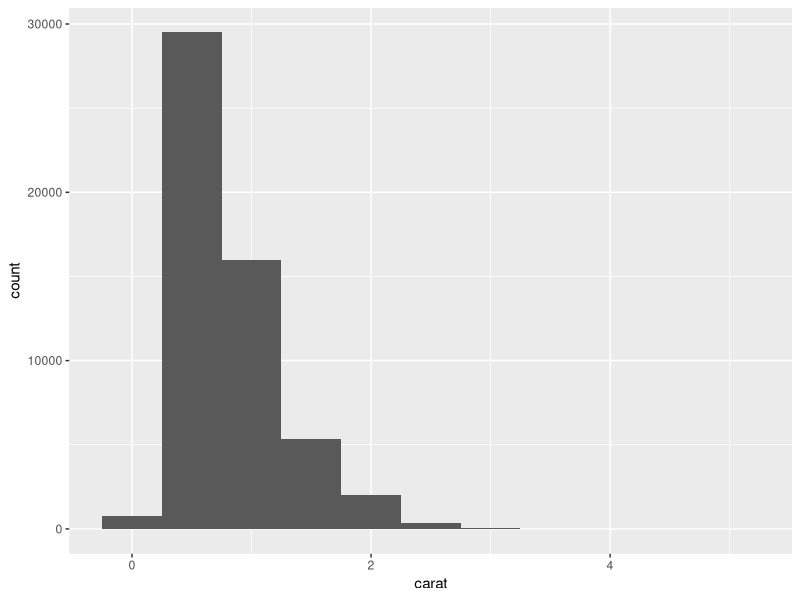

The R source for this figure:
# install.packages('ggplot2')
# install.packages('dplyr')

library(ggplot2)
library(dplyr)

## Template:
# ggplot(data = <DATA>) +
#   <GEOM_FUNCTION>(
#     mapping = aes(<MAPPINGS>),
#     stat = <STAT>,
#     position = <POSITION>
#   ) +
#   <COORDINATE_FUNCTION> +
#   <FACET_FUNCTION>

# mpg

# ggplot(data = mpg) +
#   geom_point(mapping = aes(x = displ, y = hwy))

## Above chart does not show overlapping points
## To show the overlapping points, use 'jitter' as position
# ggplot(data = mpg) +
#   geom_point(mapping = aes(x = displ, y = hwy),
#              position = "jitter")

# ggplot(data = mpg) + 
#   geom_point(mapping = aes(x = displ, y = hwy, 
#                            shape = class))

## Set the aesthetic ('color' property in this example) manually
# ggplot(data = mpg) + 
#   geom_point(mapping = aes(x = displ, y = hwy),
#              color = "blue")

## Set the aesthetic ('shape' property in this example) manually
# ggplot(data = mpg) + 
#   geom_point(mapping = aes(x = displ, y = hwy),
#              shape = 24)


## Set conditions for coloring
# ggplot(data = mpg) +
#   geom_point(mapping = aes(x = displ, y = hwy, color = displ < 5))

## Draw multiple charts based on different classes
# ggplot(data = mpg) +
#   geom_point(mapping = aes(x = displ, y = hwy))+
#   facet_wrap(~ class, nrow = 3)

## Draw multiple charts based on 2 properties
## Sample 1
# ggplot(data = mpg) +
#   geom_point(mapping = aes(x = displ, y = hwy))+
#   facet_grid(drv ~ cyl)
## Sample 2
# ggplot(data = mpg) +
#   geom_point(mapping = aes(x = displ, y = hwy))+
#   facet_grid(drv ~ .)

## Get help for facet_wrap, run the following command
# ?facet_wrap


## geom_smooth with categorization by 'linetype'
# ggplot(data = mpg) + 
#   geom_smooth(mapping = aes(x = displ, y = hwy, linetype = drv))

## Do not show legend by 'show.legent = FALSE'
# ggplot(data = mpg) + 
#   geom_smooth(mapping = aes(x = displ, y = hwy, color = drv),
#               show.legend = FALSE)


## Two charts (plots) in a single plot
# ggplot(data = mpg, mapping = aes(x = displ, y = hwy)) + 
#   geom_point() +
#   geom_smooth()

## Filtering in chart (plot)
# ggplot(data = mpg, mapping = aes(x = displ, y = hwy)) + 
#   geom_point(mapping = aes(color = class)) +
#   geom_smooth(
#     data = filter(mpg, class == "subcompact"),
#     se = FALSE
#   )

## Diamonds dataset
# diamonds

## Bar chart
## The default stat is count. It counts the number of times 
## each x axis feature has occurred and shows the count in y axis
# ggplot(data = diamonds) +
#   geom_bar(mapping = aes(x = cut))

## stat = "identity" example
## Identity stat displays the real value of each x axis features
# a <- c("bar1", "bar2", "bar3")
# b <- c(10, 20, 30)
# da <- data.frame(a, b)
# ggplot(data = da) +
#   geom_bar(mapping = aes(x = a, y = b), stat = "identity")

## proportinal x axis features compared with each other
# ggplot(data = diamonds) + 
#   geom_bar(mapping = aes(x = cut, y = ..prop.., group = 1))


## To show the summary of each x axis feature on y axis
# ggplot(data = diamonds) + 
#   stat_summary(
#     mapping = aes(x = cut, y = price),
#     fun.ymin = min,
#     fun.ymax = max,
#     fun.y = median
#   )

## Make colorful groups
## Difference between color and fill
## Color: paints the border
## Fill: paints the whole bar
# ggplot(data = diamonds) + 
#   geom_bar(mapping = aes(x = cut, color = cut))
# ggplot(data = diamonds) + 
#   geom_bar(mapping = aes(x = cut, fill = cut))
## If the x axis and 'fill' properties are different features, the bars
## are stacked on each other
# ggplot(data = diamonds) +
#   geom_bar(mapping = aes(x = cut, fill = clarity))

## To avoid stack, we can use different 'position's like
## 'identity': stacks on each other 
## 'fill': like 'stack, 'identity', but bars are of the same height
## 'dodge': represents each bar separately 
# ggplot(data = diamonds,
#        mapping = aes(x = cut, fill = clarity)) +
#   geom_bar(position = "dodge")

## Change or inverse the x axis and y axis by 'coord_flip'
# ggplot(data = mpg, 
#        mapping = aes(x = class, y = displ))+
#   geom_boxplot()+
#   coord_flip()

## make polar chart like pie chart
# ggplot(data = diamonds, 
#        mapping = aes(x = cut, fill = cut)) + 
#   geom_bar(show.legend = FALSE,
#            width = 1)+
#   theme(aspect.ratio = 1)+
#   labs(x = NULL, y = NULL) + 
#   coord_polar()

## Set proportion or ratio of x to y axis by 'coord_fixed'
# ggplot(data = mpg, mapping = aes(x = cty, y = hwy)) +
#   geom_point() +
#   geom_abline() + 
#   coord_fixed(ratio = 0.7)

## use geom_histogram to show continueous variables. 
## It devides the values into ranges and shows the number of
## items in each range
ggplot(data = diamonds) + 
  geom_histogram(mapping = aes(x = carat), binwidth = 0.5)
